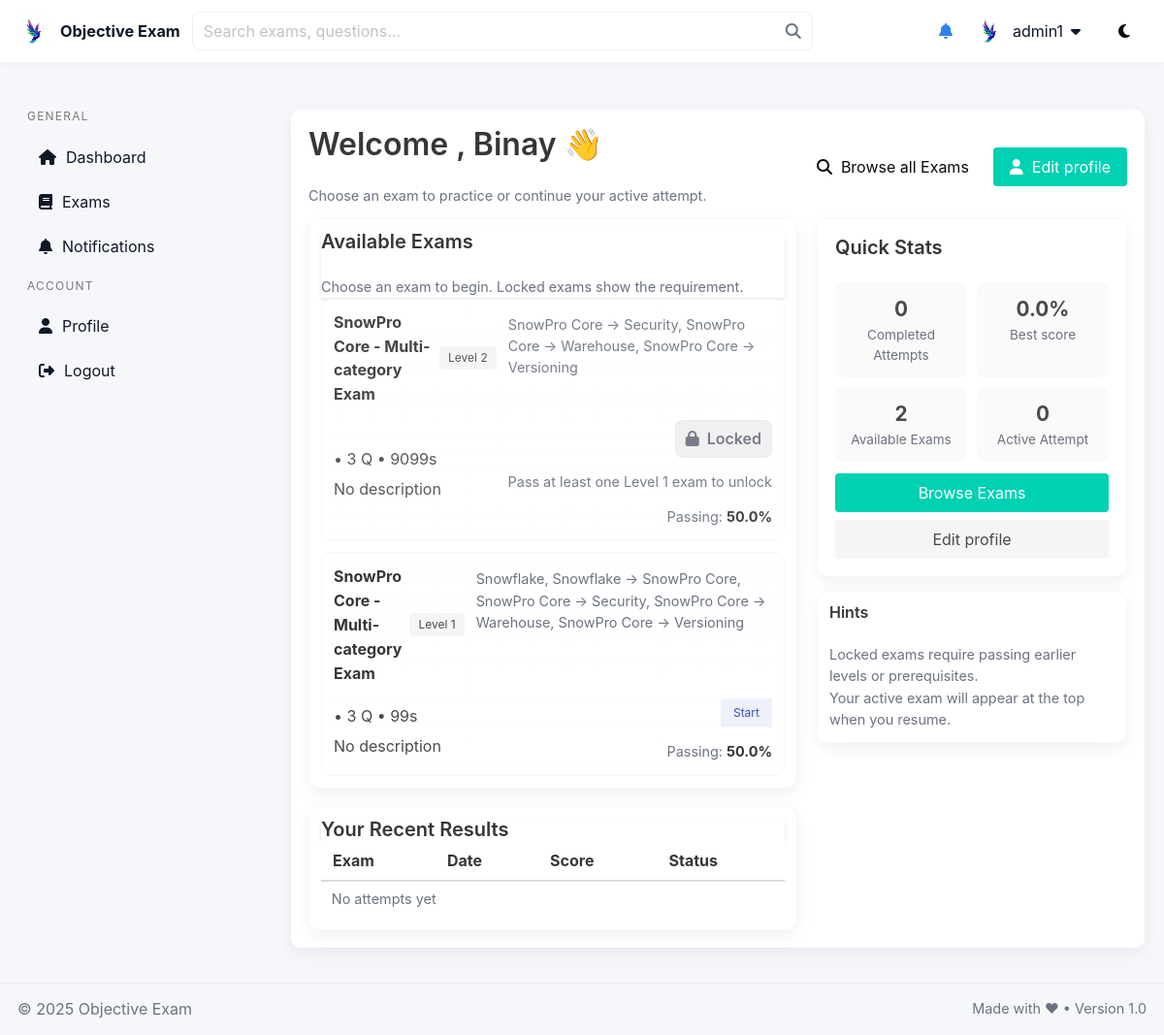
/quiz/dashboard/student/ (signed in), run on the app's committed database.
### quiz/models.py (models this page shows, shortened)
class Exam(models.Model):
    title = models.CharField(max_length=255)
    category = models.ForeignKey(Category, on_delete=models.SET_NULL, null=True, blank=True)
    categories = models.ManyToManyField(Category, blank=True, related_name='exams')
    question_count = models.PositiveIntegerField(default=10)
    duration_seconds = models.PositiveIntegerField()
    is_published = models.BooleanField(default=False)
    level = models.PositiveIntegerField(
        default=1,
        help_text='Progression level for this exam (1 = beginner).'
    )
    passing_score = models.FloatField(
        default=50.0,
        help_text='Percentage required to pass (0-100).'
    )
    prerequisite_exams = models.ManyToManyField(
        'self',
        blank=True,
        symmetrical=False,
        related_name='dependent_exams',
        help_text='If set, user must pass these exams before taking this exam.'
    )

class Category(models.Model):
    name = models.CharField(max_length=200)
    slug = models.SlugField(unique=True)
    parent = models.ForeignKey('self', null=True, blank=True, related_name='children', on_delete=models.CASCADE)
    def __str__(self):
        return (self.parent.name + ' -> ' if self.parent else '') + self.name

### quiz/views.py (the view)
# urls.py: path("dashboard/student/", views.student_dashboard, name="student_dashboard"),
@login_required
def student_dashboard(request):
    exams = Exam.objects.filter(is_published=True).order_by('title')
    active_attempt = UserExam.objects.filter(user=request.user, submitted_at__isnull=True).order_by('-started_at').first()
    recent_attempts = UserExam.objects.filter(user=request.user, submitted_at__isnull=False).select_related('exam').order_by('-submitted_at')[:8]
    attempted_count = UserExam.objects.filter(user=request.user, submitted_at__isnull=False).count()
    from django.db.models import Max
    best_score_val = UserExam.objects.filter(user=request.user, submitted_at__isnull=False).aggregate(best=Max('score'))['best'] or 0.0
    exam_items = []
    for e in exams:
        locked = False
        reason = None
        prereqs = list(getattr(e, 'prerequisite_exams', []).all()) if hasattr(e, 'prerequisite_exams') else []
        if prereqs:
            missing = [p for p in prereqs if not _user_passed_exam(request.user, p)]
            if missing:
                locked = True
                reason = 'Pass: ' + ', '.join([m.title for m in missing])
        elif getattr(e, 'level', None) and e.level > 1:
            prev_level = e.level - 1
            passed_prev = UserExam.objects.filter(user=request.user, exam__level=prev_level, passed=True).exists()
            if not passed_prev:
                locked = True
                reason = f'Pass at least one Level {prev_level} exam to unlock'
        exam_items.append({'exam': e, 'locked': locked, 'reason': reason})
    context = {
        'exams': exams,
        'active_attempt': active_attempt,
        'recent_attempts': recent_attempts,
        'attempted_count': attempted_count,
        'best_score': round(best_score_val, 2),
        'exam_items': exam_items,
    }
    return render(request, 'quiz/student_dashboard.html', context)

### quiz/context_processors.py (called while the page is built)
def unread_notifications_count(request):
    if not request.user.is_authenticated:
        return {'unread_count': 0}
    qs = Notification.objects.order_by('-created_at')
    visible = [n for n in qs if (not n.users.exists()) or (request.user in n.users.all())]
    count = sum(1 for n in visible if n.unread_for(request.user))
    return {'unread_count': count}

### templates/quiz/student_dashboard.html (shortened to what this page needs)
{% extends 'quiz/base.html' %}
{% block content %}
<section class="page-top">
  <div class="level">
    <div class="level-left">
      <div>
        <h1 class="title is-3">Welcome , {{ user.first_name|default:user.username }} 👋</h1>
        <p class="small-muted">Choose an exam to practice or continue your active attempt.</p>
      </div>
    </div>
    <div class="level-right">
      <div class="buttons">
        <a class="button is-white" href="{% url 'quiz:exam_list' %}"><i class="fa fa-search"></i>&nbsp; Browse all Exams</a>
        <a class="button is-primary" href="{% url 'quiz:profile' %}"><i class="fa fa-user"></i>&nbsp; Edit profile</a>
      </div>
    </div>
  </div>
</section>
<div class="grid-dashboard">
  <div class="left-col">
    <div class="card card-surface">
      <div class="card-header">
        <div>
          <h3 class="title is-5">Available Exams</h3>
          <p class="small-muted">Choose an exam to begin. Locked exams show the requirement.</p>
        </div>
      </div>
      <div class="card-body">
        <div class="exams-grid">
          {% for item in exam_items %}
            {% with e=item.exam %}
            <article class="exam-card {% if item.locked %}locked{% endif %}">
              <div class="exam-meta">
                <div class="exam-title">
                  <strong>{{ e.title }}</strong>
                  <span class="tag is-light is-small">Level {{ e.level|default:"-" }}</span>
                </div>
                <div class="exam-sub">
                  {% if e.categories.all|length %}
                    {{ e.categories.all|join:", " }}
                  {% else %}
                    {% if e.category %}
                      {{ e.category.name }}
                    {% else %}
                      General
                    {% endif %}
                  {% endif %}
                </div>
              </div>
              <div class="exam-body">
                <div class="exam-info">
                  <div class="muted">• {{ e.question_count }} Q • {{ e.duration_seconds }}s</div>
                  <div class="muted" style="margin-top:6px;">{{ e.description|default:"No description" }}</div>
                </div>
                <div class="exam-actions">
                  {% if item.locked %}
                    <span class="lock-badge"><i class="fa fa-lock"></i> Locked</span>
                    <div class="muted small-muted" style="margin-top:6px;">{{ item.reason }}</div>
                  {% else %}
                    <a class="button is-link is-light is-small" href="{% url 'quiz:exam_start' e.id %}">Start</a>
                  {% endif %}
                  {% if e.passing_score %}
                    <div class="passing">Passing: <strong>{{ e.passing_score }}%</strong></div>
                  {% endif %}
                </div>
              </div>
            </article>
            {% endwith %}
          {% empty %}
            <div class="small-muted">No exams available.</div>
          {% endfor %}
        </div>
      </div>
    </div>
    <div class="card card-surface" style="margin-top:18px;">
      <div class="card-header">
        <h3 class="title is-5">Your Recent Results</h3>
      </div>
      <div class="card-body">
        <table class="table is-fullwidth is-striped">
          <thead><tr><th>Exam</th><th>Date</th><th>Score</th><th>Status</th></tr></thead>
          <tbody>
            {% for r in recent_attempts %}
            <tr>
              <td>{{ r.exam.title }}</td>
              <td>{{ r.submitted_at|date:"SHORT_DATETIME_FORMAT" }}</td>
              <td>{% if r.submitted_at %}{{ r.score }}%{% else %}-{% endif %}</td>
              <td>{% if r.submitted_at %}Completed{% else %}<em>In progress</em>{% endif %}</td>
            </tr>
            {% empty %}
            <tr><td colspan="4" class="small-muted">No attempts yet</td></tr>
            {% endfor %}
          </tbody>
        </table>
      </div>
    </div>
  </div>
  <aside class="right-col">
    <div class="card card-surface stats-overview">
      <h4 class="title is-5">Quick Stats</h4>
      <div class="stats-grid">
        <div class="stat-item">
          <div class="stat-value">{{ attempted_count }}</div>
          <div class="stat-label">Completed Attempts</div>
        </div>
        <div class="stat-item">
          <div class="stat-value">{{ best_score }}%</div>
          <div class="stat-label">Best score</div>
        </div>
        <div class="stat-item">
          <div class="stat-value">{{ exams|length }}</div>
          <div class="stat-label">Available Exams</div>
        </div>
        <div class="stat-item">
          <div class="stat-value">{% if active_attempt %}1{% else %}0{% endif %}</div>
          <div class="stat-label">Active Attempt</div>
        </div>
      </div>
      <div style="margin-top:12px;">
        <a class="button is-primary is-fullwidth" href="{% url 'quiz:exam_list' %}">Browse Exams</a>
        <a class="button is-light is-fullwidth" href="{% url 'quiz:profile' %}" style="margin-top:8px;">Edit profile</a>
      </div>
    </div>
    <div class="card card-surface" style="margin-top:14px;">
      <h4 class="title is-6">Hints</h4>
      <ul class="small-muted">
        <li>Locked exams require passing earlier levels or prerequisites.</li>
        <li>Your active exam will appear at the top when you resume.</li>
      </ul>
    </div>
  </aside>
</div>
{% endblock %}

### templates/quiz/base.html (shortened to what this page needs)
{% load static %}
<!doctype html>
<html lang="en">
<head>
  <link rel="stylesheet" href="https://cdn.jsdelivr.net/npm/bulma@0.9.4/css/bulma.min.css">
  <link rel="stylesheet" href="https://cdnjs.cloudflare.com/ajax/libs/font-awesome/6.5.0/css/all.min.css">
  <link rel="stylesheet" href="{% static 'css/theme.css' %}">
</head>
<body {% if request.COOKIES.darkmode == '1' %} data-theme="dark"{% endif %}>
  <div id="app" class="app-layout">
    <header class="site-header">
      <div class="container header-inner">
        <div class="header-left">
          <a class="brand" href="{% url 'quiz:dashboard' %}">
            <img src="{% static 'images/logo.jpg' %}" alt="logo" class="brand-logo">
            <span class="brand-text">Objective Exam</span>
          </a>
          <form action="{% url 'quiz:exam_list' %}" method="get" class="header-search">
            <input class="input" name="q" placeholder="Search exams, questions...">
            <button class="button is-white search-btn" type="submit">
              <i class="fa fa-search"></i>
            </button>
          </form>
        </div>
        <div class="header-right">
          <a href="{% url 'quiz:notifications_list' %}" class="icon-btn" title="Notifications">
            <i class="fa fa-bell"></i>
          </a>
          {% if user.is_authenticated %}
          <div class="user-dropdown">
            <div class="user-toggle">
              <img src="{% static 'images/logo.jpg' %}" class="avatar">
              <span class="username is-hidden-mobile">{{ user.username }}</span>
              <i class="fa fa-caret-down"></i>
            </div>
          </div>
          {% endif %}
          <button id="theme-toggle" class="button is-white" title="Toggle theme">
            <i class="fa fa-moon"></i>
          </button>
        </div>
      </div>
    </header>
    <div class="container main-area" role="main">
      <aside id="site-sidebar" class="site-sidebar" aria-label="Primary navigation">
        <nav class="menu">
          <p class="menu-label">General</p>
          <ul class="menu-list">
            <li><a href="{% url 'quiz:dashboard' %}"><i class="fa fa-home"></i> Dashboard</a></li>
            <li><a href="{% url 'quiz:exam_list' %}"><i class="fa fa-book"></i> Exams</a></li>
            <li><a href="{% url 'quiz:notifications_list' %}"><i class="fa fa-bell"></i> Notifications
            </a></li>
          </ul>
          <p class="menu-label">Account</p>
          <ul class="menu-list">
            <li><a href="{% url 'quiz:profile' %}"><i class="fa fa-user"></i> Profile</a></li>
            <li>
              <a href="#" onclick="event.preventDefault(); document.getElementById('logout-form').submit();">
                <i class="fa fa-right-from-bracket"></i> Logout
              </a>
            </li>
          </ul>
        </nav>
      </aside>
      <main class="site-content" style="min-width:0;">
        <div class="page-body">{% block content %}{% endblock %}</div>
      </main>
    </div>
    <footer class="site-footer" role="contentinfo">
      <div class="footer-inner" style="max-width:1200px; margin:0 auto;">
        <div>© {% now "Y" %} Objective Exam</div>
        <div class="small-muted">Made with ♥ • Version 1.0</div>
      </div>
    </footer>
  </div>
</body>
</html>

### data on the page
Exam: exam "SnowPro Core - Multi-category Exam", exam.level "2", exam.categories.all "SnowPro Core -> Security, SnowPro Core -> Warehouse, SnowPro Core -> Versioning", exam.question_count "3", exam.duration_seconds "9099", exam.description "No description", reason "Pass at least one Level 1 exam to unlock", exam.passing_score "50.0"
Exam: exam "SnowPro Core - Multi-category Exam", exam.level "1", exam.categories.all "Snowflake, Snowflake -> SnowPro Core, SnowPro Core -> Security, SnowPro Core -> Warehouse, SnowPro Core -> Versioning", exam.question_count "3", exam.duration_seconds "99", exam.description "No description", shows "Start", exam.passing_score "50.0"

### other printed values
{{ user.username }} "admin1"
{{ user.first_name|default:user.username }} "Binay"
{{ attempted_count }} "0"
{{ best_score }} "0.0"
{{ exams|length }} "2"
